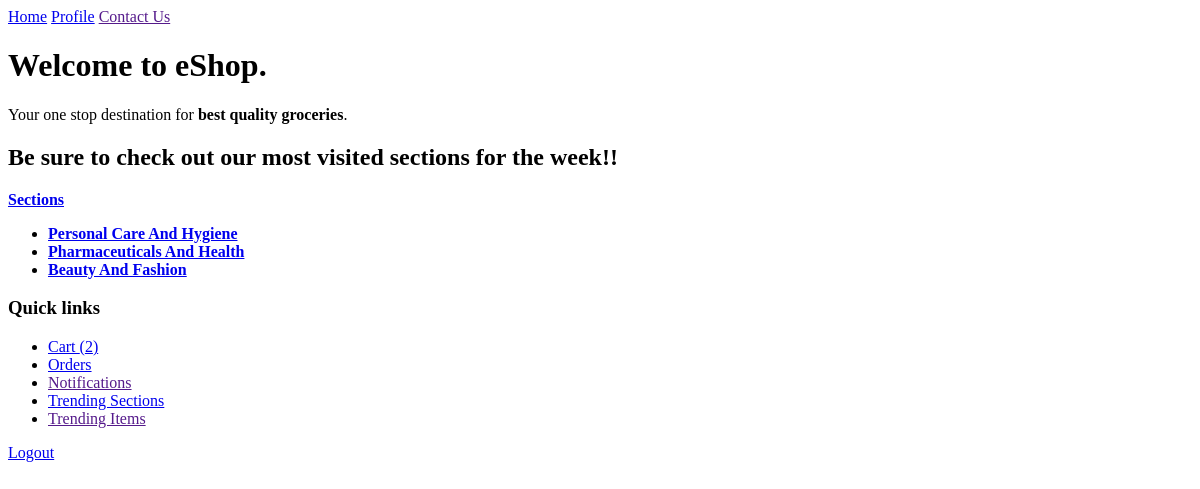
/ (signed in), run on an earlier commit of the app's database.
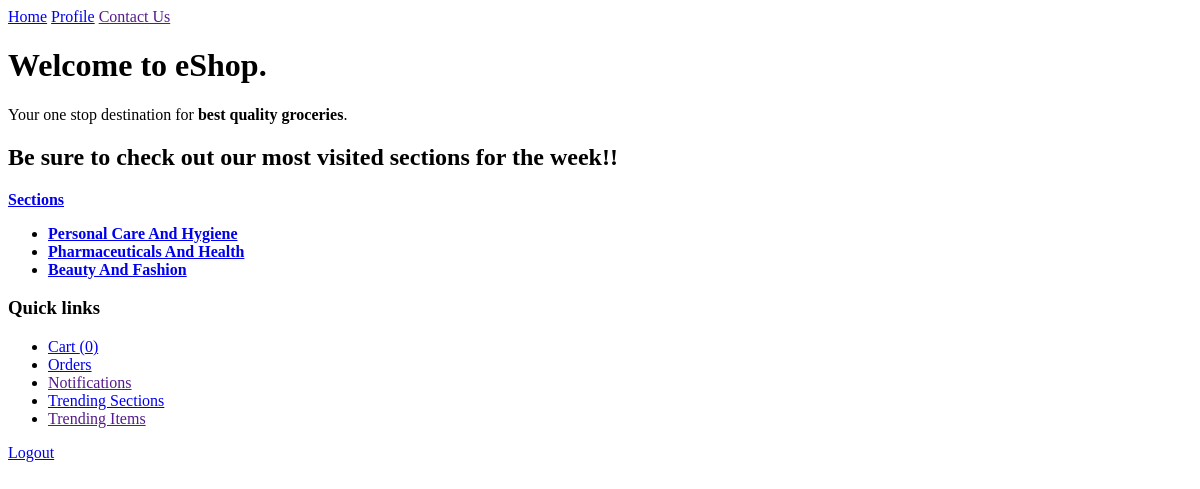
And on a later commit of the database.
### login/models/usermodel.py (models this page shows, shortened)
class User(AbstractBaseUser):
    first_name = models.CharField(
        max_length = 40,
        default="first name",
    )
    last_name = models.CharField(
        max_length=40,
        default="last name",
    )
    email = models.EmailField(
        max_length=40,
        unique=True,
        verbose_name = "email address",
        default="useremail@mail.com",
    )
    date_of_birth = models.DateField(default=date.today)
    about_user = models.TextField(
        max_length=300,
        blank=True,
    )
    country_of_residence = models.CharField(
        max_length=100,
        blank=True,
        )
    state_of_residence = models.CharField(
        max_length=100,
        blank=True,
        )
    city_of_residence = models.CharField(
        max_length=100,
        blank=True,
        )
    street_address = models.TextField(
        max_length=300,
        blank=True,
        )
    is_active = models.BooleanField(default=True)
    is_admin = models.BooleanField(default=False)
    objects = UserManager()
    USERNAME_FIELD = "email"
    EMAIL_FIELD = "email"
    REQUIRED_FIELDS = [
        "date_of_birth",
        "first_name",
        "last_name",
        ]

### user_profile/models/cartmodel.py (models this page shows, shortened)
class Cart(models.Model):
    user = models.OneToOneField(
        User,
        on_delete=models.CASCADE,
    )
    items = models.ManyToManyField(
        Item,
    )
    carts = models.Manager()

### eShop/views/homeview.py (the view)
# urls.py: path('', views.HomePageView.as_view(), name='home'),
@method_decorator(login_not_required, name="dispatch")
class HomePageView(TemplateView):
    template_name = 'eShop/homeview.html'
    def get_context_data(self, **kwargs):
        context = super().get_context_data(**kwargs)
        context['sections'] = Section.sections.all()
        return context

### eShop/templates/eShop/homeview.html (shortened to what this page needs)
{% extends "baseview.html" %}
    {% block BASE_SECTION_CONTENT %}
        <h1>Welcome to eShop.</h1>
        <p>
            Your one stop destination for <b>best quality groceries</b>.
        </p>
        <h2>Be sure to check out our most visited sections for the week!!</h2>
        <p>
            <b>
                <a href="{% url 'store:index' %}">Sections</a>
            </b>
        </p>
        <ul>
            {% for section in sections %}
            <li>
                <a href="{% url 'store:section' section.description %}"><b>{{section.description|title}}</b></a>
            </li>
            {% endfor %}
        </ul>
    {% endblock BASE_SECTION_CONTENT %}

### eShop/templates/baseview.html (shortened to what this page needs)
<!DOCTYPE html>
<html lang="en">
<head>
</head>
<body>
    <div class="topnav">
        {% block NAV_BAR %}
        <a class="active" href="{% url 'home' %}">Home</a>
        {% if user.pk != None %}
        <a href="{% url 'profile:index' %}">Profile</a>
        {% else %}
        <a href="{% url 'login:login' %}">Login</a>
        {% endif %}
        <a href="">Contact Us</a>
        {% endblock NAV_BAR %}
    </div>
    <div id="base_section_content">
        {% block BASE_SECTION_CONTENT %}{% endblock BASE_SECTION_CONTENT %}
    </div>
    <div id="sidebar">
        {% block SIDEBAR %}
        <h3>
            <b>Quick links</b>
        </h3>
            <ul>
                {% if user.pk != None %}
                <li>
                    <a href="{% url 'profile:cart' %}">Cart
                        {% if user.cart.items %}
                        ({{user.cart.items.count}})
                        {% else %}
                        (0)
                        {% endif %}
                    </a>
                </li>
                <li>
                    <a href="{% url 'profile:orders' %}">Orders</a>
                </li>
                <li>
                    <a href="">Notifications</a>
                </li>
                {% endif %}
                <li>
                    <a href="{% url 'store:trending' %}">Trending Sections</a>
                </li>
                <li>
                    <a href="">Trending Items</a>
                </li>
            </ul>
        {% endblock SIDEBAR %}
    </div>
    <div id="logout_area">
        {% block LOGOUT_AREA %}
        {% if user.pk != None %}
        <a href="{% url 'login:logout' %}">Logout</a>
        {% endif %}
        {% endblock LOGOUT_AREA %}
    </div>
</body>
</html>

What changed in the data, as far as the page shows it:
changed User: cart.items.count "2" → "0"
